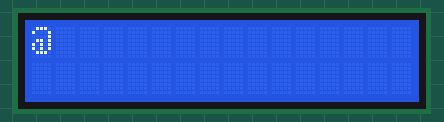
Simulated run of this sketch. Board: Arduino Uno, built with avr-gcc and run on an emulated ATmega328P. Parts: 16×2 character LCD.

Above: at 0.11 s.
At 0.52 s:
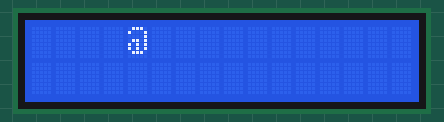
At 1.03 s:
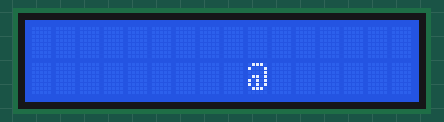
At 1.55 s:
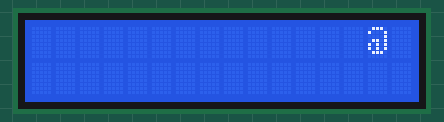
At 2.06 s:
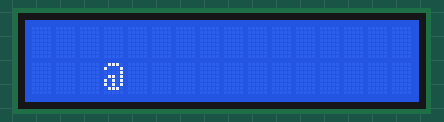

Measured:
- by itself, everything shown: repeats every 1.6 s, in 16 steps

The sketch:

part_4.ino
```cpp
#include <Keypad.h>
#include <LiquidCrystal.h>


LiquidCrystal lcd(13, 12, 8, 9, 10, 11);


void setup()
{
  lcd.begin(16, 2);
  lcd.setCursor(0, 0);
}


void loop()
{
  int i = 0, j = 0;

  while(1)
  {
    lcd.clear();

    lcd.setCursor(i, j);
    lcd.print("@");
    delay(100);

    j = (j+1)%2;
    i++;
    i %= 16;
  }
}
```
